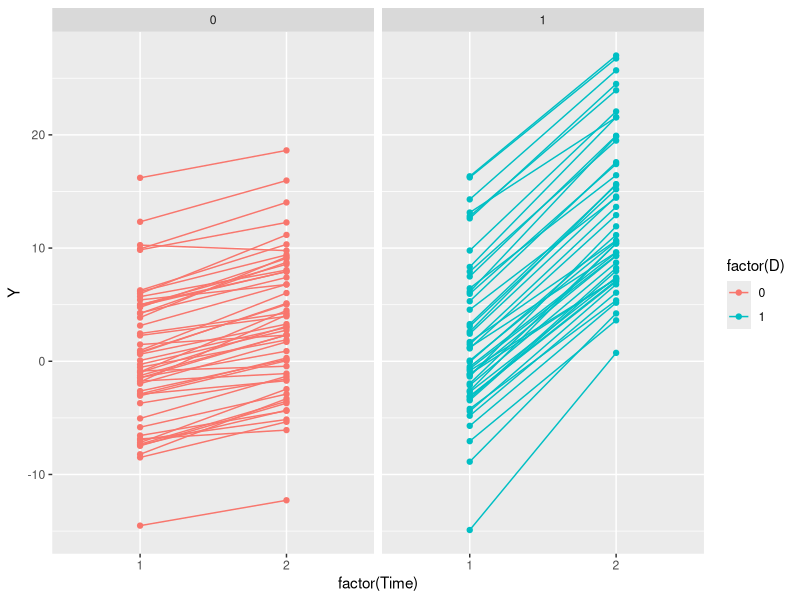
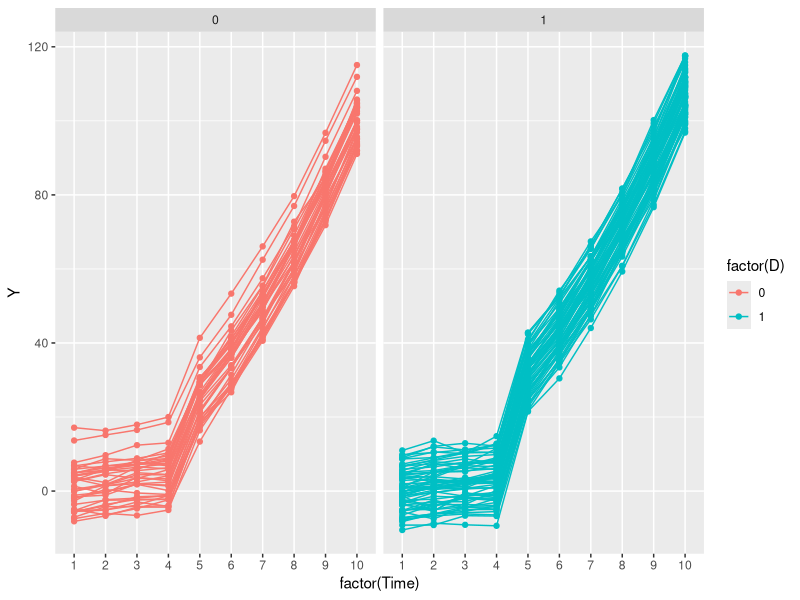

Write the R code that produced these figures, in order.
library(tidyverse)
library(lme4)


set.seed(19991109)


# Define the number of individuals and time points
n <- 100 # Number of individuals
t <- 2 # Number of time points

delta <- 5
gamma <- 3
rho <- 8

# Unmeasured confounding for each individual
A <- rnorm(n)

# Covaraite for each individual
X <- rnorm(n)

# Treatment
p = ifelse(A >= 1, 0.75, 0.45)
D <- rbinom(n, 1, p)

D <- rbinom(n, 1, 0.5)



dat = expand_grid(data.frame(id = 1:n, A = A, X = X, D = D), Time = 1:t) %>% 
  mutate(epsilon = rnorm(n*t, mean = 0, sd = 1)) %>% 
  mutate(Y  = ifelse(Time < 2, 
                     (Time) + delta*X + gamma*A + epsilon,
                     (Time)^2 + delta*X + gamma*A + rho*D + epsilon))

# dat = expand_grid(data.frame(id = 1:n, A = A, X = X, D = D, epsilon), Time = 1:t) %>% 
#   mutate(epsilon = rnorm(1, mean = 0, sd = 1)) %>% 
#   mutate(Y  = ifelse(Time < 5, 
#                      (Time)^2 + delta*X + gamma*A + epsilon,
#                      (Time)^2 + delta*X + gamma*A + rho*D + epsilon))


mean(dat$D)

dat %>% ggplot(aes(x = factor(Time), y = Y, group = factor(id), color = factor(D))) + geom_point() + geom_line() + facet_wrap(~factor(D))



# DID estimator

bar_Y_1_t2 = dat %>% filter(Time == 2, D == 1) %>% summarise(mean(Y)) %>% as.numeric()
bar_Y_1_t1 = dat %>% filter(Time == 1, D == 1) %>% summarise(mean(Y)) %>% as.numeric()

bar_Y_0_t2 = dat %>% filter(Time == 2, D == 0) %>% summarise(mean(Y)) %>% as.numeric()
bar_Y_0_t1 = dat %>% filter(Time == 1, D == 0) %>% summarise(mean(Y)) %>% as.numeric()

(bar_Y_1_t2 - bar_Y_1_t1) - (bar_Y_0_t2 - bar_Y_0_t1)



## OLS
mod0 = lm(Y ~ D + A + X + factor(Time), dat)
summary(mod0)

mod01 = lm(Y ~ D + A + X, dat %>% filter(Time == 2))
summary(mod01)



# FE
mod1 = lmer(Y ~ X + D + factor(Time) + (1 | id), dat)
summary(mod1)







###### Multiple timepoints

n <- 100 # Number of individuals
t <- 10 # Number of time points
t_treat = 5

delta <- 5
gamma <- 3
rho <- 8

# Unmeasured confounding for each individual
A <- rnorm(n)

# Covaraite for each individual
X <- rnorm(n)

# Treatment
p = ifelse(A >= 1, 0.75, 0.45)
D <- rbinom(n, 1, p)

D <- rbinom(n, 1, 0.5)



dat = expand_grid(data.frame(id = 1:n, A = A, X = X, D = D), Time = 1:t) %>% 
  mutate(epsilon = rnorm(n*t, mean = 0, sd = 1)) %>% 
  mutate(Y  = ifelse(Time < t_treat, 
                     (Time) + delta*X + gamma*A + epsilon,
                     (Time)^2 + delta*X + gamma*A + rho*D + epsilon))

# dat = expand_grid(data.frame(id = 1:n, A = A, X = X, D = D, epsilon), Time = 1:t) %>% 
#   mutate(epsilon = rnorm(1, mean = 0, sd = 1)) %>% 
#   mutate(Y  = ifelse(Time < 5, 
#                      (Time)^2 + delta*X + gamma*A + epsilon,
#                      (Time)^2 + delta*X + gamma*A + rho*D + epsilon))


mean(dat$D)

dat %>% ggplot(aes(x = factor(Time), y = Y, group = factor(id), color = factor(D))) + geom_point() + geom_line() + facet_wrap(~factor(D))



# DID estimator

bar_Y_1_t2 = dat %>% filter(Time == t_treat, D == 1) %>% summarise(mean(Y)) %>% as.numeric()
bar_Y_1_t1 = dat %>% filter(Time == t_treat-1, D == 1) %>% summarise(mean(Y)) %>% as.numeric()

bar_Y_0_t2 = dat %>% filter(Time == t_treat, D == 0) %>% summarise(mean(Y)) %>% as.numeric()
bar_Y_0_t1 = dat %>% filter(Time == t_treat-1, D == 0) %>% summarise(mean(Y)) %>% as.numeric()

(bar_Y_1_t2 - bar_Y_1_t1) - (bar_Y_0_t2 - bar_Y_0_t1)



## OLS
mod0 = lm(Y ~ D + A + X + factor(Time), dat)
summary(mod0)

mod01 = lm(Y ~ D + A + X, dat %>% filter(Time == 5))
summary(mod01)



# FE
mod1 = lmer(Y ~ X + D + factor(Time) + (1 | id), dat)
summary(mod1)
